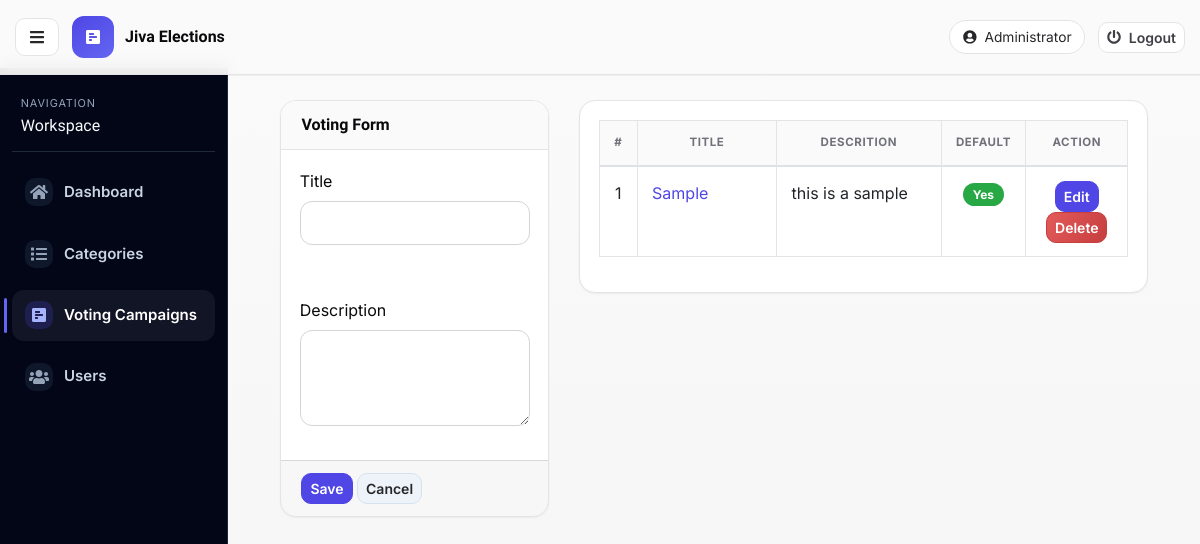
Page /index.php?page=voting_list (signed in) on the committed database.
### tables this page shows
CREATE TABLE `voting_list` (
  `id` int(30) NOT NULL,
  `title` varchar(250) NOT NULL,
  `description` text NOT NULL,
  `is_default` tinyint(1) NOT NULL DEFAULT 0
);

### voting_list.php (the view, shortened to what this page needs)
<?php include('db_connect.php');?>
<div class="container-fluid">
	<div class="col-lg-12">
		<div class="row">
			<div class="col-md-4">
			<form action="" id="manage-voting">
				<div class="card">
					<div class="card-header">
						    Voting Form
				  	</div>
					<div class="card-body">
							<div class="form-group">
								<label class="control-label">Title</label>
								<input type="text" class="form-control" name="title">
							</div>
					</div>
					<div class="card-body">
							<div class="form-group">
								<label class="control-label">Description</label>
								<textarea class="form-control" name="description"></textarea>
							</div>
					</div>
					<div class="card-footer">
						<div class="row">
							<div class="col-md-12">
								<button class="btn btn-sm btn-primary"> Save</button>
								<button class="btn btn-sm btn-default" type="button" onclick="$('#manage-voting').get(0).reset()"> Cancel</button>
							</div>
						</div>
					</div>
				</div>
			</form>
			</div>
			<div class="col-md-8">
				<div class="card">
					<div class="card-body">
						<table class="table table-bordered table-hover">
							<colgroup>
								<col width="5%">
								<col width="30%">
								<col width="35%">
								<col width="10%">
								<col width="20%">
							</colgroup>
							<thead>
								<tr>
									<th class="text-center">#</th>
									<th class="text-center">Title</th>
									<th class="text-center">Descrition</th>
									<th class="text-center">Default</th>
									<th class="text-center">Action</th>
								</tr>
							</thead>
							<tbody>
								<?php
								$i = 1;
								$vote = $conn->query("SELECT * FROM voting_list order by id asc");
								while($row=$vote->fetch_assoc()):
								?>
								<tr>
									<td class="text-center"><?php echo $i++ ?></td>
									<td class=""><a href="index.php?page=manage_voting&id=<?php echo $row['id'] ?>"><?php echo $row['title'] ?></a></td>
									<td class=""><?php echo $row['description'] ?></td>
									<?php if($row['is_default'] == 1): ?>
										<td class="text-center"><div class="badge badge-success">Yes</div></td>
									<?php elseif($row['is_default'] == 0):  ?>
										<td class="text-center"><div class="badge badge-info update_default" data-id="<?php echo $row['id'] ?>">No</div></td>
									<?php endif; ?>
									<td class="text-center">
										<button class="btn btn-sm btn-primary edit_voting" type="button" data-id="<?php echo $row['id'] ?>">Edit</button>
										<button class="btn btn-sm btn-danger delete_voting" type="button" data-id="<?php echo $row['id'] ?>">Delete</button>
									</td>
								</tr>
								<?php endwhile; ?>
							</tbody>
						</table>
					</div>
				</div>
			</div>
		</div>
	</div>
</div>

### assets/css/style.css (style rules this page uses)
body { font-family: "Open Sans", sans-serif; color: #444444; width: 100%; height: calc(100%); }
a { color: #1977cc; }
:root { --font-base: "Inter", sans-serif; --font-display: "Geist", "Inter", sans-serif; --bg-page: #f3f4f6; --bg-surface: #ffffff; --bg-soft: #f8fafc; --ink-900: #09090b; --ink-700: #27272a; --ink-500: #52525b; --brand-700: #4338ca; --brand-600: #4f46e5; --brand-500: #6366f1; --brand-accent: #818cf8; --danger-600: #d44747; --ring: 0 0 0 3px rgba(79, 70, 229, 0.18); --shadow-soft: 0 2px 8px rgba(15, 23, 42, 0.05); --shadow-card: 0 1px 2px rgba(15, 23, 42, 0.05); --radius-xl: 16px; --radius-lg: 14px; --radius-md: 12px; }
* { box-sizing: border-box; }
body, html { font-family: var(--font-base); background: linear-gradient(180deg, #fafafa 0%, #f4f4f5 100%); color: var(--ink-900); min-height: 100%; }
a { color: var(--brand-600); }
.admin-shell { min-height: 100vh; }
.card { border: 1px solid #e4e4e7; border-radius: var(--radius-xl); box-shadow: var(--shadow-card); overflow: hidden; background: var(--bg-surface); }
.card-header { background: #fafafa; border-bottom: 1px solid #e4e4e7; font-family: var(--font-display); font-weight: 600; }
.card-body { padding: 1.15rem; }
.badge { border-radius: 999px; padding: .36rem .62rem; }
.table { border-color: #e4e4e7; }
.table thead th { border-top: 0; background: #fafafa; color: #71717a; text-transform: uppercase; font-size: .72rem; letter-spacing: .05em; padding: .85rem .9rem; }
.table td { padding: .84rem .9rem; }
.table-bordered td, .table-bordered th { border-color: #e4e4e7; }
.form-control, .custom-select, textarea { border-radius: var(--radius-md); border: 1px solid #d4d4d8; color: var(--ink-900); min-height: 44px; background: #ffffff; }
textarea.form-control { min-height: 96px; }
.btn { border-radius: 10px; font-weight: 600; }
.btn-primary { border-color: var(--brand-600); background: var(--brand-600); }
.btn-danger { background: linear-gradient(120deg, #e35a5a, #c73e3e); border-color: #c73e3e; }
.btn-default, .btn-secondary { background: #edf3f9; border-color: #d5e2ee; color: var(--ink-700); }
main#view-panel > * { animation: riseIn .38s ease; }

### rows in the picture
voting_list: title "Sample", description "this is a sample", is_default "Yes"

### other values in the picture
$_SESSION['login_name'] "Administrator"
